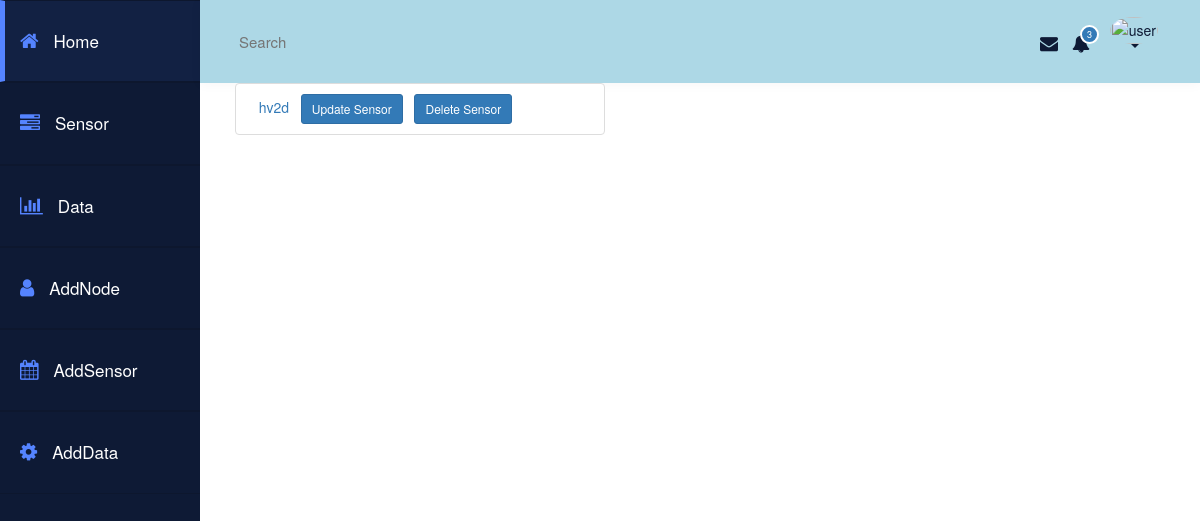
The page /chain/sensor/13/ (signed in) on the database as committed earlier.
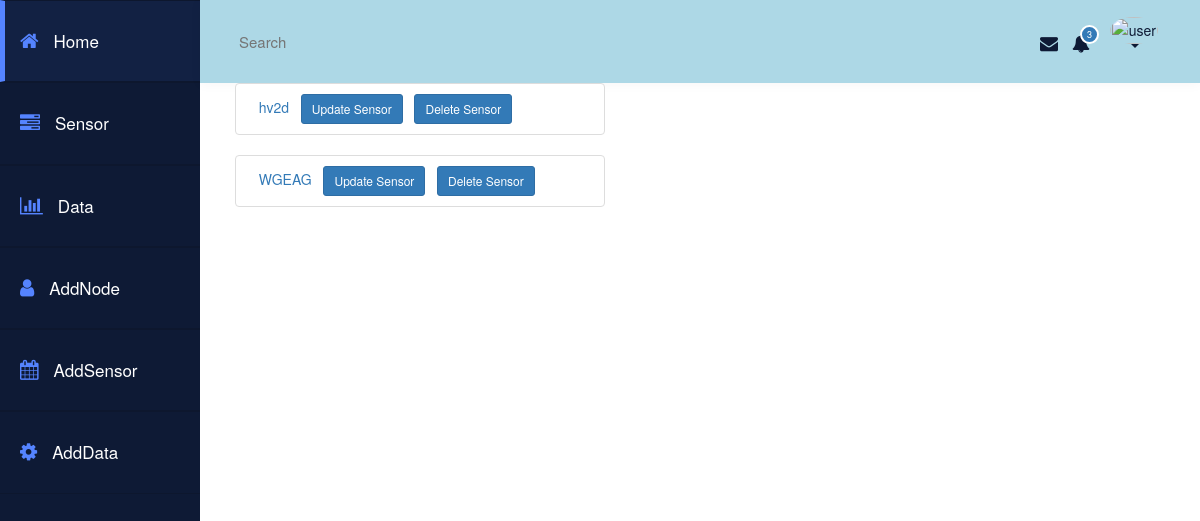
The same page on the database as committed later.
### chain/models.py (models this page shows, shortened)
class Sensor(models.Model):
    node_name = models.ForeignKey(Node,on_delete = models.CASCADE)
    name = models.CharField(max_length = 40)
    description = models.CharField(max_length = 400, blank=True)
    doc = models.DateTimeField(blank=True, default=datetime.datetime.now)

### chain/views.py (the view)
# urls.py: url(r'^sensor/(?P<pk>[0-9]+)/$', views.sensor , name='sensor'),
def sensor(request,pk):
    if not request.user.is_authenticated():
        return render(request, 'chain/login.html')
    else:
        mynodes = Node.objects.filter(pk=pk)
        return render(request, 'chain/sensor.html' , { 'mynodes' : mynodes})

### chain/templates/chain/sensor.html (shortened to what this page needs)
{% extends "chain/base.html" %}
{% block body %}
        {% if mynodes %}
              {% for nodes in mynodes %}
                    {% if nodes.sensor_set.all %}
                        {% for  node in nodes.sensor_set.all %}
                          <ul class="list-group">
                            <li class="list-group-item">
                              &nbsp       <a href ="{% url 'chain:data'  node.id %}"> {{node.name}}  </a>
                              &nbsp       <a href ="{% url 'chain:UpdateSensor'  node.id %}" class="btn btn-primary btn-sm" role="button"> Update Sensor </a>
                              &nbsp       <a href ="{% url 'chain:DeleteSensor'  node.id %}"  class="btn btn-primary btn-sm" role="button"> Delete Sensor </a>
                            </li>
                          </ul>
                        {% endfor %}
                    {%endif%}
              {% endfor %}
        {% else %}
            No sensor In this Node
        {% endif %}
{% endblock %}

Rows that differ between the two databases and show on the page:
added Sensor: name "WGEAG"
